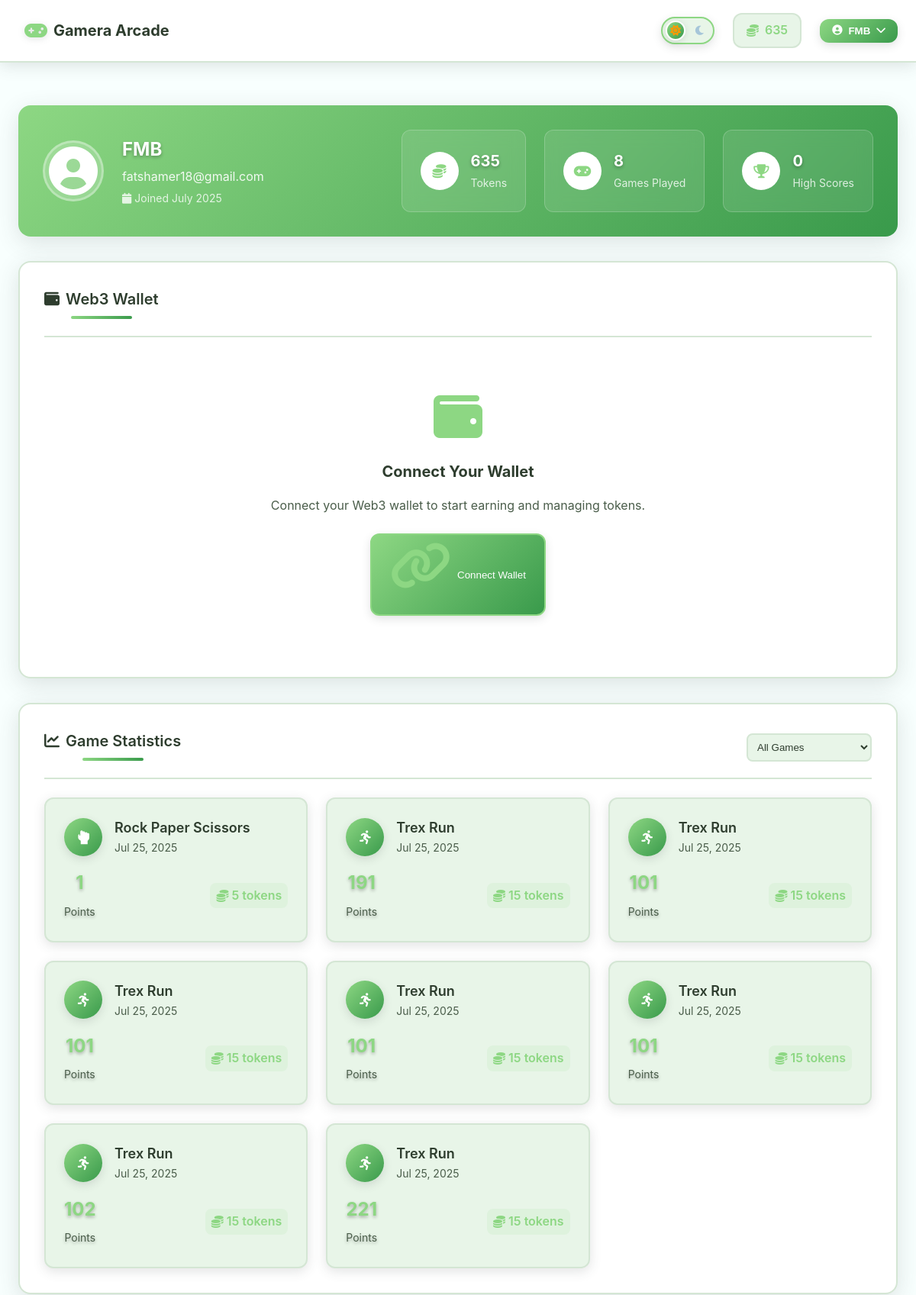
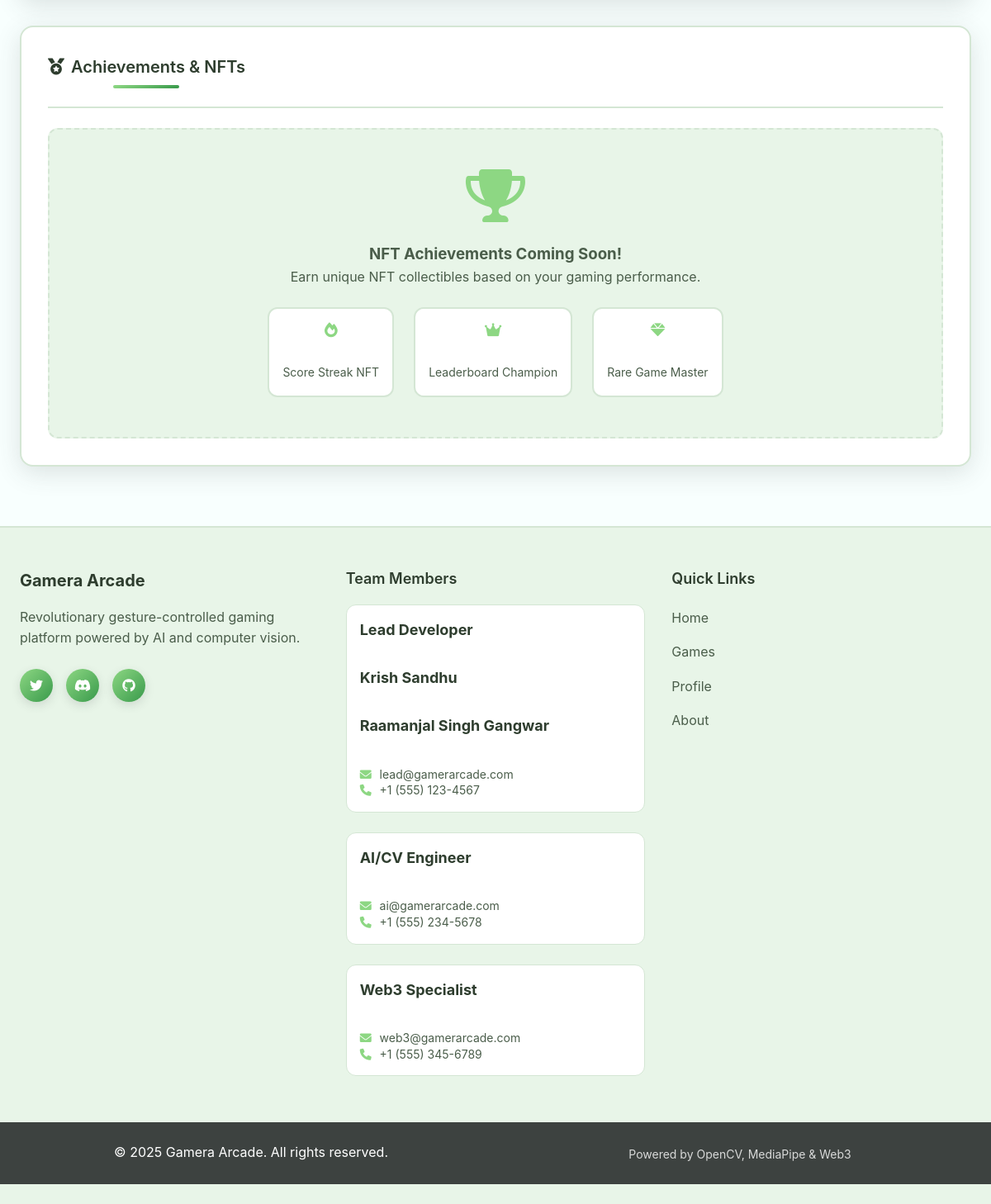
The page /profile (signed in) on the database its author committed (2 pictures, top to bottom).
### app.py (models this page shows)
class User(db.Model):
    id = db.Column(db.Integer, primary_key=True)
    username = db.Column(db.String(80), unique=True, nullable=False)
    email = db.Column(db.String(120), unique=True, nullable=False)
    password_hash = db.Column(db.String(120), nullable=False)
    wallet_address = db.Column(db.String(42), nullable=True)  # Web3 wallet address
    tokens = db.Column(db.Integer, default=1000)  # Game tokens earned
    created_at = db.Column(db.DateTime, default=datetime.utcnow)
    scores = db.relationship('Score', backref='user', lazy=True)

class Score(db.Model):
    id = db.Column(db.Integer, primary_key=True)
    user_id = db.Column(db.Integer, db.ForeignKey('user.id'), nullable=False)
    game_name = db.Column(db.String(50), nullable=False)
    score = db.Column(db.Integer, nullable=False)
    tokens_earned = db.Column(db.Integer, default=0)
    created_at = db.Column(db.DateTime, default=datetime.utcnow)

### app.py (the view)
@app.route('/profile')
def profile():
    if 'user_id' not in session:
        return redirect(url_for('auth'))
    user = User.query.get(session['user_id'])
    user_scores = Score.query.filter_by(user_id=user.id)\
        .order_by(Score.created_at.desc())\
        .limit(20)\
        .all()
    return render_template('profile.html', user=user, scores=user_scores)

### templates/profile.html (shortened to what this page needs)
{% extends "layout.html" %}
{% block content %}
<div class="profile-page">
    <div class="profile-header">
        <div class="profile-info">
            <div class="profile-avatar">
                <i class="fas fa-user-circle"></i>
            </div>
            <div class="profile-details">
                <h1 class="profile-name">{{ user.username }}</h1>
                <p class="profile-email">{{ user.email }}</p>
                <p class="profile-joined">
                    <i class="fas fa-calendar"></i>
                    Joined {{ user.created_at.strftime('%B %Y') }}
                </p>
            </div>
        </div>
        <div class="profile-stats">
            <div class="stat-card">
                <div class="stat-icon">
                    <i class="fas fa-coins"></i>
                </div>
                <div class="stat-info">
                    <span class="stat-number">{{ user.tokens }}</span>
                    <span class="stat-label">Tokens</span>
                </div>
            </div>
            <div class="stat-card">
                <div class="stat-icon">
                    <i class="fas fa-gamepad"></i>
                </div>
                <div class="stat-info">
                    <span class="stat-number">{{ scores|length }}</span>
                    <span class="stat-label">Games Played</span>
                </div>
            </div>
            <div class="stat-card">
                <div class="stat-icon">
                    <i class="fas fa-trophy"></i>
                </div>
                <div class="stat-info">
                    <span class="stat-number">{{ scores|selectattr('score', 'gt', 1000)|list|length }}</span>
                    <span class="stat-label">High Scores</span>
                </div>
            </div>
        </div>
    </div>
    <div class="profile-content">
        <div class="profile-section">
            <div class="section-header">
                <h2 class="section-title">
                    <i class="fas fa-wallet"></i>
                    Web3 Wallet
                </h2>
            </div>
            <div class="wallet-info">
                {% if user.wallet_address %}
                    <div class="wallet-connected">
                        <div class="wallet-status">
                            <i class="fas fa-check-circle connected"></i>
                            <span>Wallet Connected</span>
                        </div>
                        <div class="wallet-address">
                            <code>{{ user.wallet_address[:6] }}...{{ user.wallet_address[-4:] }}</code>
                            <button class="copy-btn" onclick="copyToClipboard('{{ user.wallet_address }}')">
                                <i class="fas fa-copy"></i>
                            </button>
                        </div>
                        <div class="wallet-actions">
                            <button class="wallet-btn" onclick="viewOnExplorer('{{ user.wallet_address }}')">
                                <i class="fas fa-external-link-alt"></i>
                                View on Explorer
                            </button>
                            <button class="wallet-btn secondary" onclick="disconnectWallet()">
                                <i class="fas fa-unlink"></i>
                                Disconnect
                            </button>
                        </div>
                    </div>
                {% else %}
                    <div class="wallet-disconnected">
                        <div class="wallet-placeholder">
                            <i class="fas fa-wallet"></i>
                            <h3>Connect Your Wallet</h3>
                            <p>Connect your Web3 wallet to start earning and managing tokens.</p>
                            <button class="wallet-btn primary" onclick="connectWallet()">
                                <i class="fas fa-link"></i>
                                Connect Wallet
                            </button>
                        </div>
                    </div>
                {% endif %}
            </div>
        </div>
        <div class="profile-section">
            <div class="section-header">
                <h2 class="section-title">
                    <i class="fas fa-chart-line"></i>
                    Game Statistics
                </h2>
                <div class="section-filters">
                    <select id="gameFilter" onchange="filterScores()">
                        <option value="all">All Games</option>
                    </select>
                </div>
            </div>
            {% if scores %}
                <div class="scores-grid">
                    {% for score in scores %}
                        <div class="score-card" data-game="{{ score.game_name }}">
                            <div class="score-header">
                                <div class="game-icon">
                                    {% if score.game_name == 'fruit_ninja' %}
                                        <i class="fas fa-apple-alt"></i>
                                    {% elif score.game_name == 'trex_run' %}
                                        <i class="fas fa-running"></i>
                                    {% elif score.game_name == 'rock_paper_scissors' %}
                                        <i class="fas fa-hand-rock"></i>
                                    {% elif score.game_name == 'breakout' %}
                                        <i class="fas fa-square"></i>
                                    {% else %}
                                        <i class="fas fa-gamepad"></i>
                                    {% endif %}
                                </div>
                                <div class="score-info">
                                    <h3 class="game-name">{{ score.game_name.replace('_', ' ').title() }}</h3>
                                    <p class="score-date">{{ score.created_at.strftime('%b %d, %Y') }}</p>
                                </div>
                            </div>
                            <div class="score-details">
                                <div class="score-value">
                                    <span class="score-number">{{ score.score }}</span>
                                    <span class="score-label">Points</span>
                                </div>
                                <div class="tokens-earned">
                                    <i class="fas fa-coins"></i>
                                    <span>{{ score.tokens_earned }} tokens</span>
                                </div>
                            </div>
                        </div>
                    {% endfor %}
                </div>
            {% endif %}
        </div>
        <div class="profile-section">
            <div class="section-header">
                <h2 class="section-title">
                    <i class="fas fa-medal"></i>
                    Achievements & NFTs
                </h2>
            </div>
            <div class="achievements-grid">
                <div class="achievement-placeholder">
                    <i class="fas fa-trophy"></i>
                    <h3>NFT Achievements Coming Soon!</h3>
                    <p>Earn unique NFT collectibles based on your gaming performance.</p>
                    <div class="achievement-examples">
                        <div class="achievement-item">
                            <i class="fas fa-fire"></i>
                            <span>Score Streak NFT</span>
                        </div>
                        <div class="achievement-item">
                            <i class="fas fa-crown"></i>
                            <span>Leaderboard Champion</span>
                        </div>
                        <div class="achievement-item">
                            <i class="fas fa-gem"></i>
                            <span>Rare Game Master</span>
                        </div>
                    </div>
                </div>
            </div>
        </div>
    </div>
</div>
{% endblock %}

### templates/layout.html (shortened to what this page needs)
<!DOCTYPE html>
<html lang="en">
<head>
    <link rel="stylesheet" href="{{ url_for('static', filename='css/style.css') }}">
    <link href="https://cdnjs.cloudflare.com/ajax/libs/font-awesome/6.0.0/css/all.min.css" rel="stylesheet">
</head>
<body>
    <nav class="navbar">
        <div class="nav-container">
            <div class="nav-brand">
                <a href="{{ url_for('index') }}" class="brand-link">
                    <i class="fas fa-gamepad brand-icon"></i>
                    <span class="brand-text">Gamera Arcade</span>
                </a>
            </div>
            <div class="nav-controls">
                <div class="theme-toggle">
                    <label for="theme-switch" class="theme-label">
                        <i class="fas fa-sun sun-icon"></i>
                        <i class="fas fa-moon moon-icon"></i>
                        <span class="toggle-slider"></span>
                    </label>
                </div>
                {% if session.user_id %}
                <div class="nav-coins">
                    <i class="fas fa-coins"></i>
                    <span>{{ session.tokens }}</span>
                </div>
                {% endif %}
                <div class="profile-dropdown">
                    {% if session.user_id %}
                        <button class="profile-btn" onclick="toggleDropdown()">
                            <i class="fas fa-user-circle"></i>
                            <span>{{ session.username }}</span>
                            <i class="fas fa-chevron-down dropdown-arrow"></i>
                        </button>
                    {% else %}
                        <a href="{{ url_for('auth') }}" class="auth-btn">
                            <i class="fas fa-sign-in-alt"></i>
                            <span>Login</span>
                        </a>
                    {% endif %}
                </div>
            </div>
        </div>
    </nav>
    <main class="main-content">
        {% block content %}{% endblock %}
    </main>
    <footer class="footer">
        <div class="footer-container">
            <div class="footer-section">
                <h3 class="footer-title">Gamera Arcade</h3>
                <p class="footer-description">
                    Revolutionary gesture-controlled gaming platform powered by AI and computer vision.
                </p>
                <div class="footer-social">
                    <a href="#" class="social-link"><i class="fab fa-twitter"></i></a>
                    <a href="#" class="social-link"><i class="fab fa-discord"></i></a>
                    <a href="#" class="social-link"><i class="fab fa-github"></i></a>
                </div>
            </div>
            <div class="footer-section">
                <h4 class="footer-subtitle">Team Members</h4>
                <div class="team-member">
                    <strong>Lead Developer</strong><br>
                    <strong>Krish Sandhu</strong><br>
                    <strong>Raamanjal Singh Gangwar</strong><br>
                    <span class="contact-info">
                        <i class="fas fa-envelope"></i> lead@gamerarcade.com<br>
                        <i class="fas fa-phone"></i> +1 (555) 123-4567
                    </span>
                </div>
                <div class="team-member">
                    <strong>AI/CV Engineer</strong><br>
                    <span class="contact-info">
                        <i class="fas fa-envelope"></i> ai@gamerarcade.com<br>
                        <i class="fas fa-phone"></i> +1 (555) 234-5678
                    </span>
                </div>
                <div class="team-member">
                    <strong>Web3 Specialist</strong><br>
                    <span class="contact-info">
                        <i class="fas fa-envelope"></i> web3@gamerarcade.com<br>
                        <i class="fas fa-phone"></i> +1 (555) 345-6789
                    </span>
                </div>
            </div>
            <div class="footer-section">
                <h4 class="footer-subtitle">Quick Links</h4>
                <ul class="footer-links">
                    <li><a href="{{ url_for('index') }}">Home</a></li>
                    <li><a href="#games">Games</a></li>
                    <li><a href="{{ url_for('profile') }}">Profile</a></li>
                    <li><a href="#about">About</a></li>
                </ul>
            </div>
        </div>
        <div class="footer-bottom">
            <div class="footer-container">
                <p>&copy; 2025 Gamera Arcade. All rights reserved.</p>
                <p class="footer-tech">Powered by OpenCV, MediaPipe & Web3</p>
            </div>
        </div>
    </footer>
</body>
</html>

### rows shown on the page
User: username "FMB", email "fatshamer18@gmail.com", created_at "July 2025", tokens "635"
Score: game_name.replace "Rock Paper Scissors", created_at "Jul 25, 2025", score "1", tokens_earned "5"
Score: game_name.replace "Trex Run", created_at "Jul 25, 2025", score "191", tokens_earned "15"
Score: game_name.replace "Trex Run", created_at "Jul 25, 2025", score "101", tokens_earned "15"
Score: game_name.replace "Trex Run", created_at "Jul 25, 2025", score "101", tokens_earned "15"
Score: game_name.replace "Trex Run", created_at "Jul 25, 2025", score "101", tokens_earned "15"
Score: game_name.replace "Trex Run", created_at "Jul 25, 2025", score "101", tokens_earned "15"
Score: game_name.replace "Trex Run", created_at "Jul 25, 2025", score "102", tokens_earned "15"
Score: game_name.replace "Trex Run", created_at "Jul 25, 2025", score "221", tokens_earned "15"

### other values the page prints
{{ session.tokens }} "635"
{{ scores|length }} "8"
{{ scores|selectattr('score', 'gt', 1000)|list|length }} "0"
